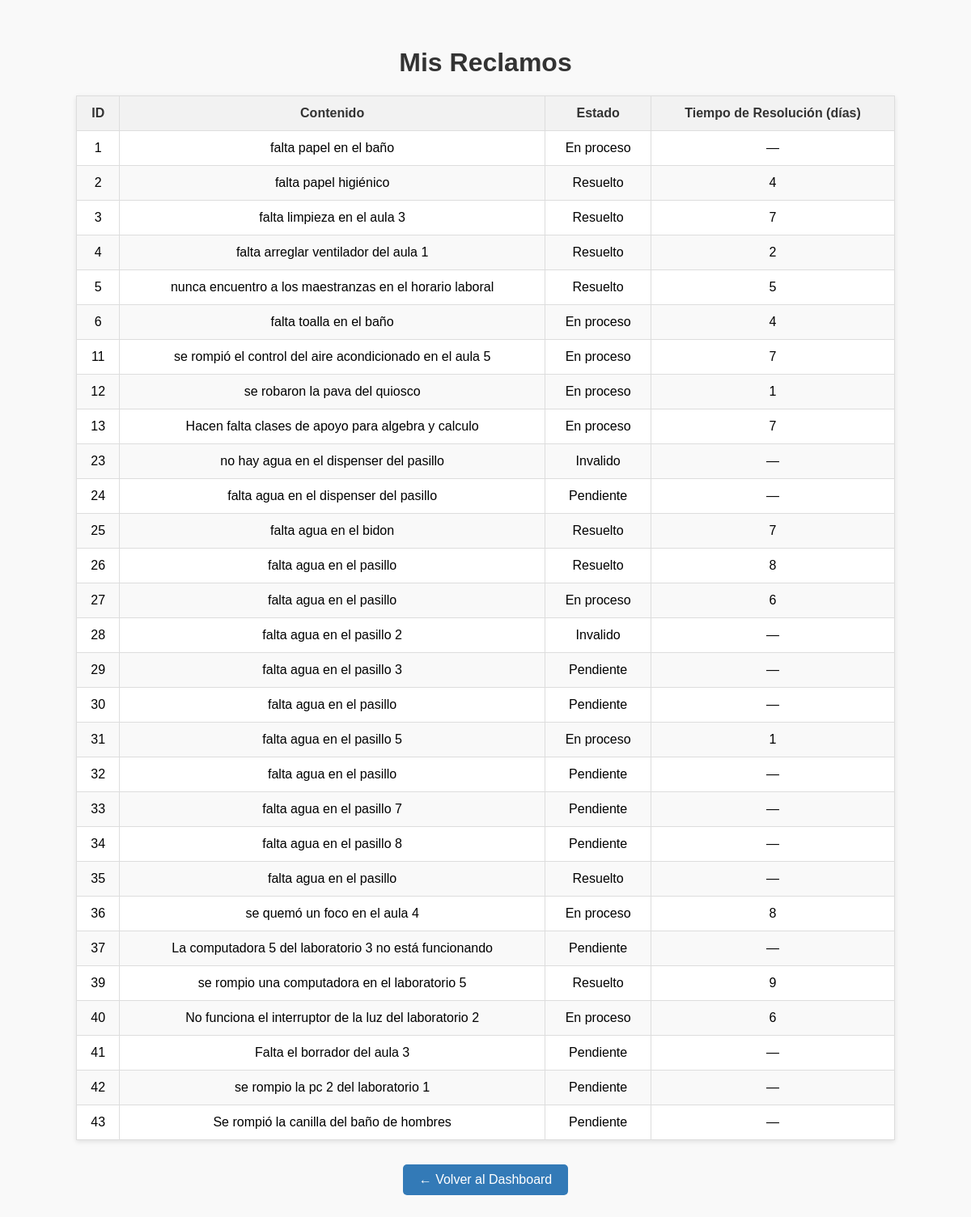
/mis_reclamos (signed in), run on an earlier commit of the app's database.
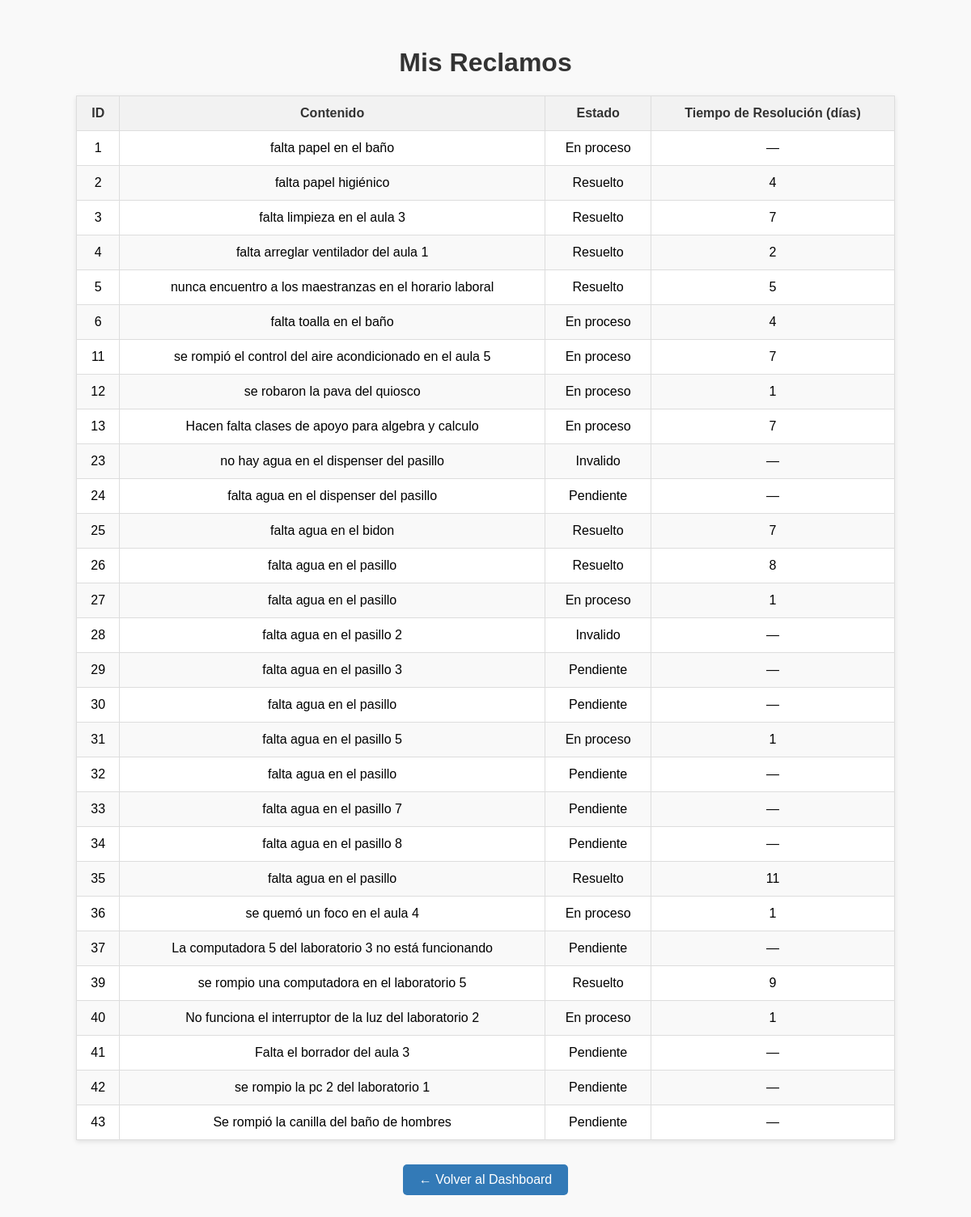
And on a later commit of the database.
### modules/modelos.py (models this page shows)
class ModeloReclamo(Base):
    __tablename__ = 'reclamos'
    id_reclamo = Column(Integer(), primary_key=True)
    id_creador = Column(Integer(), nullable=False)
    estado = Column(String(20), nullable=False)
    contenido = Column(String(1000), nullable=False)
    r_imagen = Column(String(255))
    fecha_y_hora = Column(DateTime, nullable=False, default=func.now())
    departamento = Column(String(50))
    tiempo_en_proceso = Column(Integer())

### server.py (the view)
@app.route('/mis_reclamos')
def mis_reclamos():
    if 'id' not in session:
        flash('Debes iniciar sesión primero', 'warning')
        return redirect(url_for('inicio'))
    id_usuario = session.get('id')
    try:
        reclamos = gestor_reclamos.devolver_reclamos_segun_usuario(id_usuario)
        return render_template("mis_reclamos.html", reclamos=reclamos)
    except Exception as e:
        flash('Error al listar los reclamos: ' + str(e), 'danger')
    return render_template("mis_reclamos.html")

### modules/dominio.py (called while the page is built)
    @property
    def id_reclamo(self):
        return self.__id_reclamo

    @property
    def estado(self):
        return self.__estado

    @property
    def contenido(self):
        return self.__contenido

    @property
    def tiempo_en_proceso(self):
        return self.__tiempo_en_proceso

    @id_reclamo.setter
    def id_reclamo(self, id_reclamo):
        if id_reclamo != None:
            if not isinstance(id_reclamo, int):
                raise ValueError("El id del reclamo debe ser un número entero")
            self.__id_reclamo = id_reclamo
        else:
            self.__id_reclamo = None

    @id_creador.setter
    def id_creador(self, id_creador):
        if id_creador != None:
            if not isinstance(id_creador, int):
                raise ValueError("El id del creador debe ser un número entero")
            self.__id_creador = id_creador
        else:
            self.__id_creador = None

    @fecha_y_hora.setter
    def fecha_y_hora(self, fecha_y_hora):
        if not isinstance(fecha_y_hora, datetime):
            raise ValueError("La fecha y hora debe ser un objeto datetime.")
        self.__fecha_y_hora = fecha_y_hora

### templates/mis_reclamos.html (shortened to what this page needs)
<!DOCTYPE html>
<html lang="es">
<head>
</head>
<body>
    <h1>Mis Reclamos</h1>
    <table>
        <thead>
            <tr>
                <th>ID</th>
                <th>Contenido</th>
                <th>Estado</th>
                <th>Tiempo de Resolución (días)</th>
            </tr>
        </thead>
        <tbody>
            {% for reclamo in reclamos %}
            <tr>
                <td>{{ reclamo.id_reclamo }}</td>
                <td>{{ reclamo.contenido }}</td>
                <td>{{ reclamo.estado }}</td>
                <td>{{ reclamo.tiempo_en_proceso or '—' }}</td>
            </tr>
            {% endfor %}
        </tbody>
    </table>
    <a href="{{ url_for('usuario_final_dashboard') }}" class="btn-volver">← Volver al Dashboard</a>
</body>
</html>

What changed in the data, as far as the page shows it:
changed ModeloReclamo id 27: tiempo_en_proceso "6" → "1"
changed ModeloReclamo id 35: tiempo_en_proceso "—" → "11"
changed ModeloReclamo "se quemó un foco en el aula 4": tiempo_en_proceso "8" → "1"
changed ModeloReclamo "No funciona el interruptor de la luz del laboratorio 2": tiempo_en_proceso "6" → "1"
